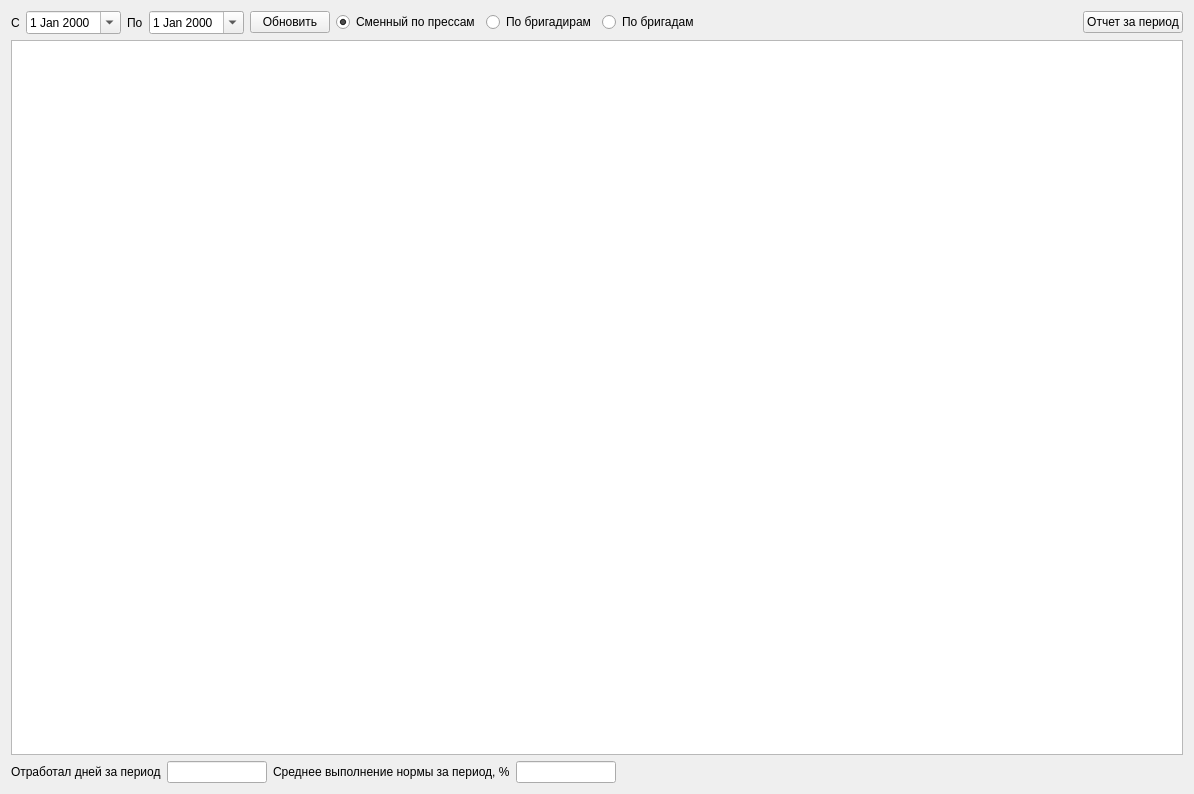
<?xml version="1.0" encoding="UTF-8"?>
<ui version="4.0">
 <class>FormRepNorm</class>
 <widget class="QWidget" name="FormRepNorm">
  <property name="geometry">
   <rect>
    <x>0</x>
    <y>0</y>
    <width>1194</width>
    <height>794</height>
   </rect>
  </property>
  <property name="windowTitle">
   <string>Выполнение норм</string>
  </property>
  <layout class="QVBoxLayout" name="verticalLayout">
   <item>
    <layout class="QHBoxLayout" name="horizontalLayout">
     <item>
      <widget class="QLabel" name="label">
       <property name="text">
        <string>С</string>
       </property>
      </widget>
     </item>
     <item>
      <widget class="DbDateEdit" name="dateBeg">
       <property name="calendarPopup">
        <bool>true</bool>
       </property>
      </widget>
     </item>
     <item>
      <widget class="QLabel" name="label_3">
       <property name="text">
        <string>По</string>
       </property>
      </widget>
     </item>
     <item>
      <widget class="DbDateEdit" name="dateEnd">
       <property name="calendarPopup">
        <bool>true</bool>
       </property>
      </widget>
     </item>
     <item>
      <widget class="QPushButton" name="cmdRefresh">
       <property name="text">
        <string>Обновить</string>
       </property>
      </widget>
     </item>
     <item>
      <widget class="QRadioButton" name="radioButtonLine">
       <property name="text">
        <string>Сменный по прессам</string>
       </property>
       <property name="checked">
        <bool>true</bool>
       </property>
      </widget>
     </item>
     <item>
      <widget class="QRadioButton" name="radioButtonEmp">
       <property name="text">
        <string>По бригадирам</string>
       </property>
      </widget>
     </item>
     <item>
      <widget class="QRadioButton" name="radioButtonSm">
       <property name="text">
        <string>По бригадам</string>
       </property>
      </widget>
     </item>
     <item>
      <spacer name="horizontalSpacer">
       <property name="orientation">
        <enum>Qt::Horizontal</enum>
       </property>
       <property name="sizeHint" stdset="0">
        <size>
         <width>499</width>
         <height>20</height>
        </size>
       </property>
      </spacer>
     </item>
     <item>
      <widget class="QPushButton" name="cmdOtchPer">
       <property name="text">
        <string>Отчет за период</string>
       </property>
      </widget>
     </item>
    </layout>
   </item>
   <item>
    <widget class="TableView" name="jobView">
     <property name="editTriggers">
      <set>QAbstractItemView::NoEditTriggers</set>
     </property>
     <property name="selectionMode">
      <enum>QAbstractItemView::SingleSelection</enum>
     </property>
     <property name="selectionBehavior">
      <enum>QAbstractItemView::SelectRows</enum>
     </property>
     <property name="sortingEnabled">
      <bool>true</bool>
     </property>
     <attribute name="verticalHeaderVisible">
      <bool>false</bool>
     </attribute>
    </widget>
   </item>
   <item>
    <layout class="QHBoxLayout" name="horizontalLayout_2">
     <item>
      <widget class="QLabel" name="label_2">
       <property name="text">
        <string>Отработал дней за период</string>
       </property>
      </widget>
     </item>
     <item>
      <widget class="QLineEdit" name="lineEditDay">
       <property name="maximumSize">
        <size>
         <width>100</width>
         <height>16777215</height>
        </size>
       </property>
       <property name="alignment">
        <set>Qt::AlignRight|Qt::AlignTrailing|Qt::AlignVCenter</set>
       </property>
       <property name="readOnly">
        <bool>true</bool>
       </property>
      </widget>
     </item>
     <item>
      <widget class="QLabel" name="label_4">
       <property name="text">
        <string>Среднее выполнение нормы за период, %</string>
       </property>
      </widget>
     </item>
     <item>
      <widget class="QLineEdit" name="lineEditVip">
       <property name="maximumSize">
        <size>
         <width>100</width>
         <height>16777215</height>
        </size>
       </property>
       <property name="alignment">
        <set>Qt::AlignRight|Qt::AlignTrailing|Qt::AlignVCenter</set>
       </property>
       <property name="readOnly">
        <bool>true</bool>
       </property>
      </widget>
     </item>
     <item>
      <spacer name="horizontalSpacer_2">
       <property name="orientation">
        <enum>Qt::Horizontal</enum>
       </property>
       <property name="sizeHint" stdset="0">
        <size>
         <width>40</width>
         <height>20</height>
        </size>
       </property>
      </spacer>
     </item>
    </layout>
   </item>
   <item>
    <layout class="QHBoxLayout" name="horizontalLayoutZon"/>
   </item>
  </layout>
 </widget>
 <layoutdefault spacing="6" margin="11"/>
 <customwidgets>
  <customwidget>
   <class>DbDateEdit</class>
   <extends>QDateEdit</extends>
   <header>db/dbdateedit.h</header>
  </customwidget>
  <customwidget>
   <class>TableView</class>
   <extends>QTableView</extends>
   <header>tableview.h</header>
  </customwidget>
 </customwidgets>
 <resources/>
 <connections/>
</ui>
